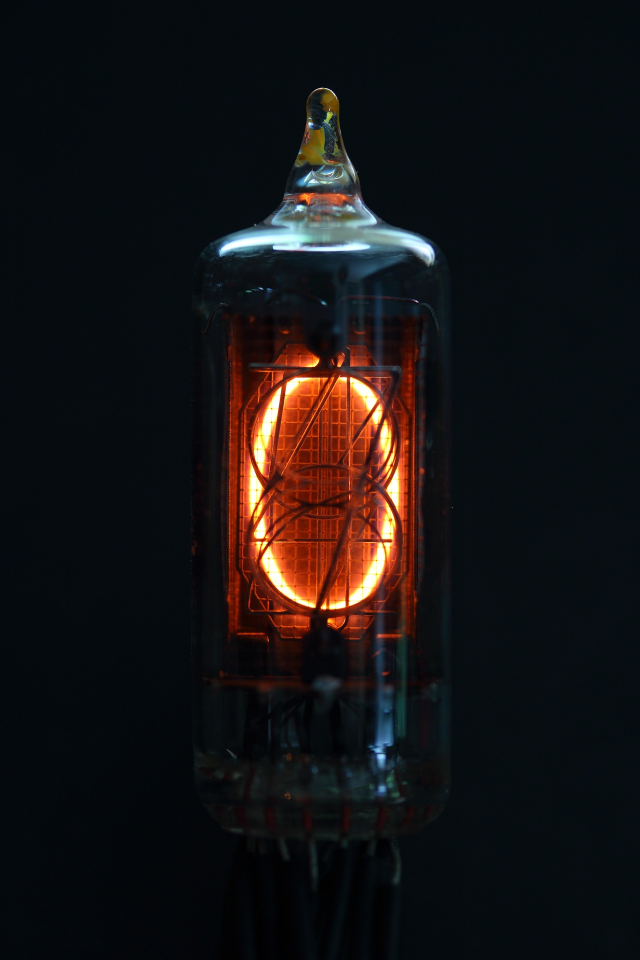
#> input picture controllers/src/nixie/images/0.jpg, 1280 x 1920 px (shown at 1/2 size)
$ python resize.py 0.jpg
#> lines starting #> are read from the running program, lines starting #| are printed output that depends on the picture
import sys
from PIL import Image

for infile in sys.argv[1:]:
	with Image.open(infile) as im:
#> im is the input picture: PIL image 1280x1920 RGB; mean R, G, B 21.3, 19.1, 19.8
		print(infile, im.format, f"{im.size}")
#| 0.jpg JPEG (1280, 1920)
		region = im.crop((350, 160, 910, 1690))
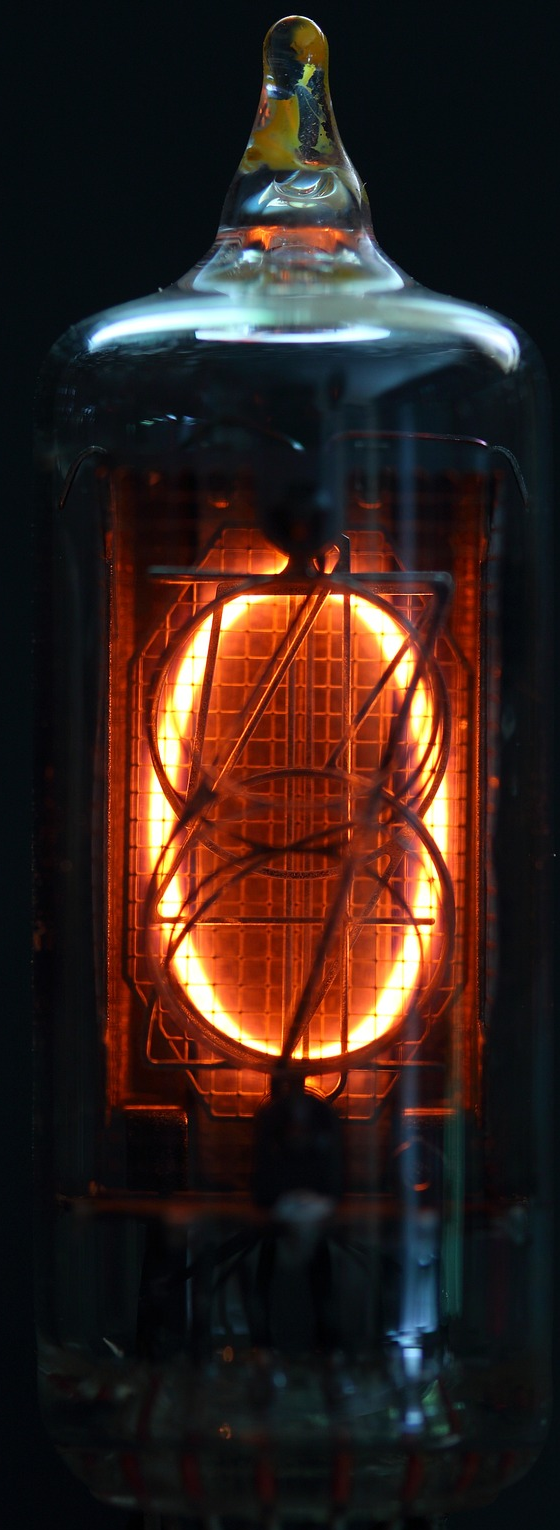
#> region: PIL image 560x1530 RGB; mean R, G, B 51.5, 34.4, 29.6
		scaled = region.resize((75, 170))
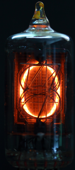
#> scaled: PIL image 75x170 RGB; mean R, G, B 51.5, 34.4, 29.6
		scaled.save("s" + infile)

$ run again, on controllers/src/nixie/images/2.jpg
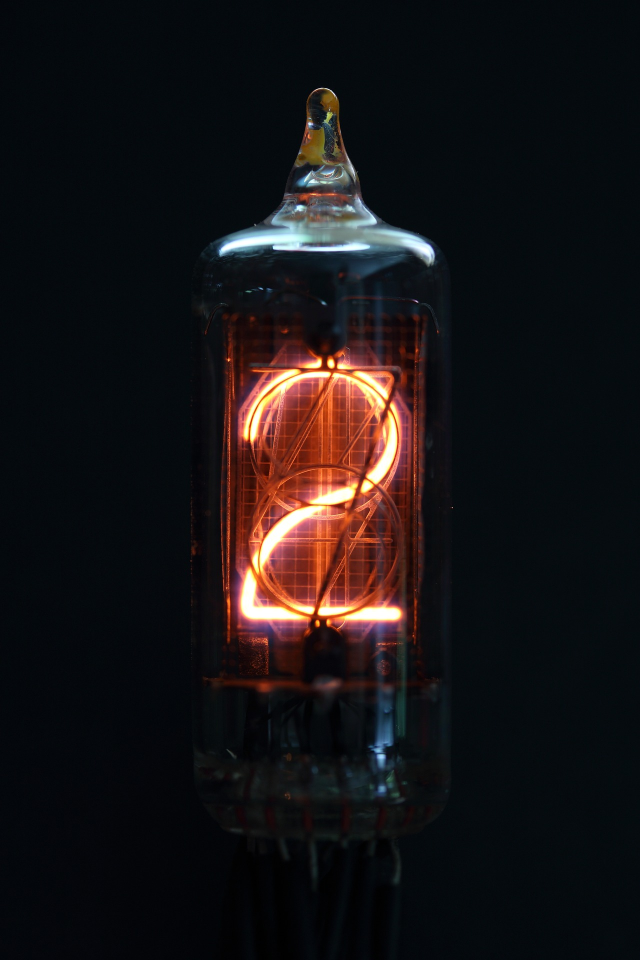
#> input picture controllers/src/nixie/images/2.jpg, 1280 x 1920 px (shown at 1/2 size)
#> im is the input picture: PIL image 1280x1920 RGB; mean R, G, B 23.1, 19.6, 21.2
#| 2.jpg JPEG (1280, 1920)
#> `region = im.crop((350, 160, 910, 1690))`:
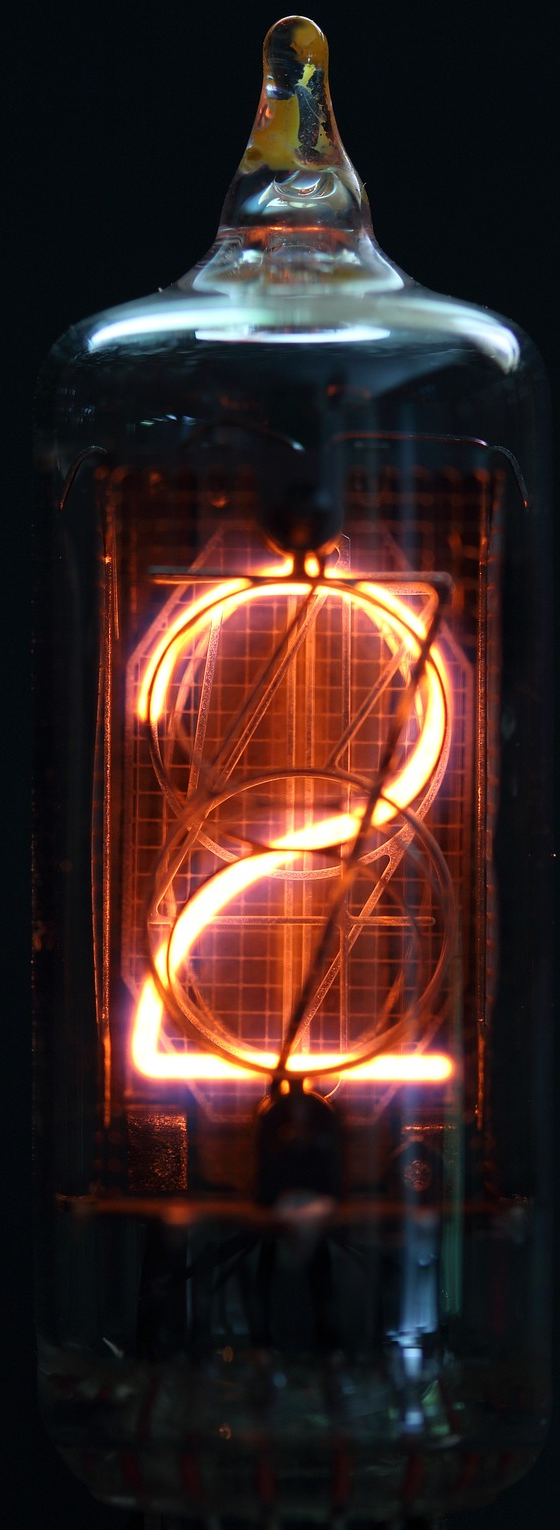
#> region: PIL image 560x1530 RGB; mean R, G, B 57.4, 39.1, 36.4
#> `scaled = region.resize((75, 170))`:
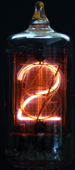
#> scaled: PIL image 75x170 RGB; mean R, G, B 57.3, 39, 36.4

$ run again, on controllers/src/nixie/images/3.jpg
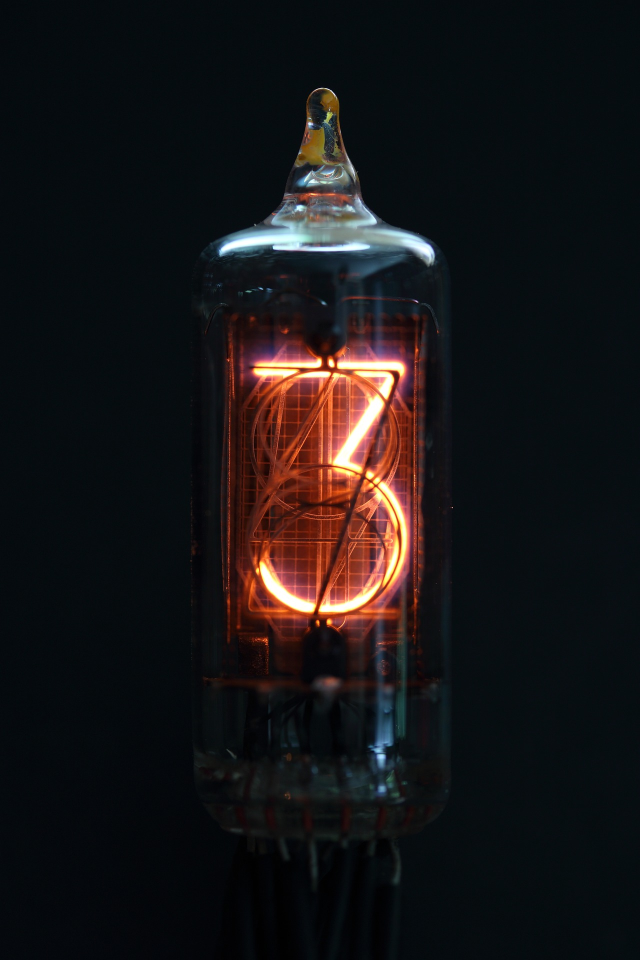
#> input picture controllers/src/nixie/images/3.jpg, 1280 x 1920 px (shown at 1/2 size)
#> im is the input picture: PIL image 1280x1920 RGB; mean R, G, B 23.1, 21, 22.4
#| 3.jpg JPEG (1280, 1920)
#> `region = im.crop((350, 160, 910, 1690))`:
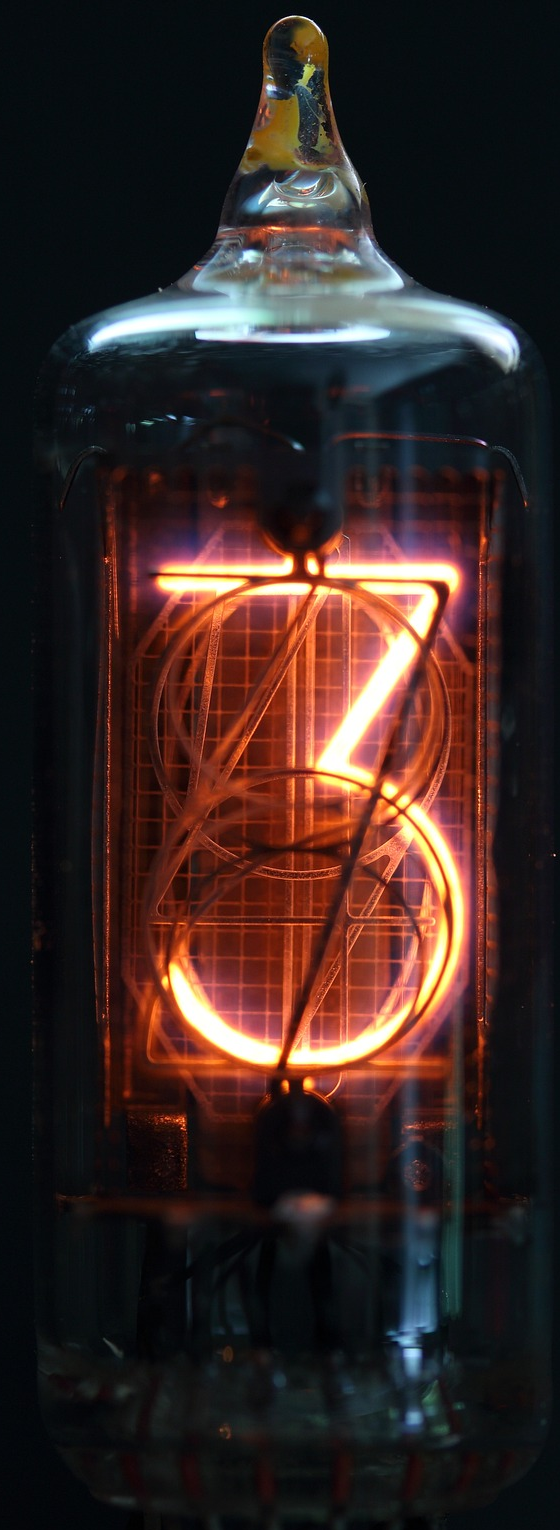
#> region: PIL image 560x1530 RGB; mean R, G, B 55.2, 38.9, 36.4
#> `scaled = region.resize((75, 170))`:
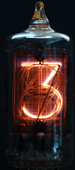
#> scaled: PIL image 75x170 RGB; mean R, G, B 55.2, 38.9, 36.4
